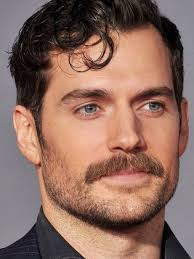
#> input picture FaceRecognition/Face_images/Henry Cavill/imag20.jpeg, 194 x 259 px, found by its file name; its folder holds only this picture in this run
$ python face_train.py
#> lines starting #> are read from the running program, lines starting #| are printed output that depends on the picture
import os
import cv2
import numpy as np

#Get the list of the folders for the person to recognize
#people=['Henry Cavill','Hugh Jackman','Robert Downey Jr','Scarlett Johansson','Sydney Sweeney']
people=[]
for i in os.listdir(r"D:\ML Basics\OpenCV\FaceRecognition\Face_images"):
    people.append(i)
#> pass 2 of the loop `for i in os.listdir(r"D:\ML Basics\OpenCV\FaceRecognition\Face_images"):`:
#print(people)

haar_cascade=cv2.CascadeClassifier('face_detect.xml')

DIR="D:\ML Basics\OpenCV\FaceRecognition\Face_images"

features=[]
labels=[]
def create_train():
    for person in people:
        path=os.path.join(DIR,person)
        label=people.index(person)

        for image in os.listdir(path):
            img_path=os.path.join(path,image)
            img_array=cv2.imread(img_path)
#> img_array is the input picture: shape (259, 194, 3); mean B, G, R 95.3, 107.2, 140.3
            gray=cv2.cvtColor(img_array,cv2.COLOR_BGR2GRAY)
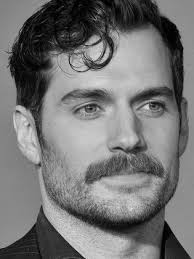
#> gray: shape (259, 194); min 0, max 228, mean 115.8

            faces_rect=haar_cascade.detectMultiScale(gray,scaleFactor=1.1,minNeighbors=3)
#> faces_rect = [[39, 46, 152, 152]]
            for (x,y,w,h) in faces_rect:
                faces_roi=gray[y:y+h,x:x+w]
                features.append(faces_roi)
                labels.append(label)
#> this loop made 1 pass
#> pass 1, in create_train, `faces_roi=gray[y:y+h,x:x+w]`:
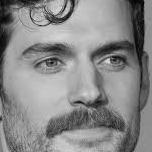
#> faces_roi: shape (152, 152); min 0, max 228, mean 136.5
#> after the loop, features = 1 item; labels = [0]
#> pass 2 of the loop in create_train, `for person in people:`:
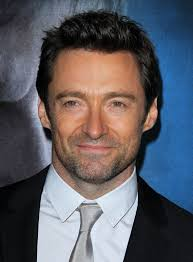
#> input picture FaceRecognition/Face_images/Hugh Jackman/image1.jpeg, 193 x 262 px, found by its file name
#> in create_train, img_array is the input picture: shape (262, 193, 3); mean B, G, R 99.4, 91.9, 92.1
#> in create_train, `gray=cv2.cvtColor(img_array,cv2.COLOR_BGR2GRAY)`:
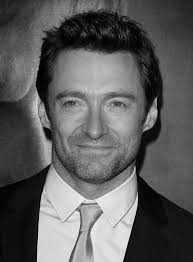
#> gray: shape (262, 193); min 0, max 251, mean 92.8
#> faces_rect = [[39, 57, 114, 114]]
#> the loop in create_train, `for (x,y,w,h) in faces_rect:` made 1 pass
#> pass 1, in create_train, `faces_roi=gray[y:y+h,x:x+w]`:
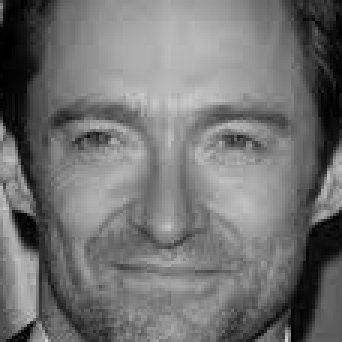
#> faces_roi: shape (114, 114) (shown 3 times larger); min 0, max 209, mean 114.3
#> after the loop in create_train, `for (x,y,w,h) in faces_rect:`: features = 2 items; labels = [0, 1]
create_train()
print('Training Done------')
face_recogniser=cv2.face.LBPHFaceRecognizer_create()

#train the recognizer on featrure list and labels list
features=np.array(features,dtype='object')
labels=np.array(labels)
face_recogniser.train(features,labels)

face_recogniser.save('face_trained.yaml')
np.save('features.npy',features)
np.save('lables.npy',labels)
